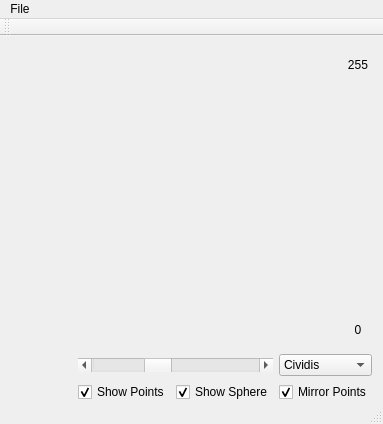
<?xml version="1.0" encoding="UTF-8"?>
<ui version="4.0">
 <class>MainWindow</class>
 <widget class="QMainWindow" name="MainWindow">
  <property name="geometry">
   <rect>
    <x>0</x>
    <y>0</y>
    <width>383</width>
    <height>424</height>
   </rect>
  </property>
  <property name="windowTitle">
   <string>3D Sphere Histogram</string>
  </property>
  <widget class="QWidget" name="centralWidget">
   <property name="sizePolicy">
    <sizepolicy hsizetype="Preferred" vsizetype="Preferred">
     <horstretch>0</horstretch>
     <verstretch>0</verstretch>
    </sizepolicy>
   </property>
   <layout class="QGridLayout" name="gridLayout">
    <property name="bottomMargin">
     <number>0</number>
    </property>
    <item row="1" column="3">
     <widget class="QComboBox" name="comboBox">
      <property name="currentText">
       <string>Viridis</string>
      </property>
      <item>
       <property name="text">
        <string>Cividis</string>
       </property>
      </item>
      <item>
       <property name="text">
        <string>Inferno</string>
       </property>
      </item>
      <item>
       <property name="text">
        <string>Magma</string>
       </property>
      </item>
      <item>
       <property name="text">
        <string>Plasma</string>
       </property>
      </item>
      <item>
       <property name="text">
        <string>Turbo</string>
       </property>
      </item>
      <item>
       <property name="text">
        <string>Viridis</string>
       </property>
      </item>
     </widget>
    </item>
    <item row="1" column="1" colspan="2">
     <widget class="QScrollBar" name="horizontalScrollBar">
      <property name="maximum">
       <number>8</number>
      </property>
      <property name="pageStep">
       <number>1</number>
      </property>
      <property name="value">
       <number>3</number>
      </property>
      <property name="orientation">
       <enum>Qt::Horizontal</enum>
      </property>
     </widget>
    </item>
    <item row="7" column="1">
     <widget class="QCheckBox" name="checkBoxShowPoints">
      <property name="text">
       <string>Show Points</string>
      </property>
      <property name="checked">
       <bool>true</bool>
      </property>
     </widget>
    </item>
    <item row="7" column="2">
     <widget class="QCheckBox" name="checkBoxShowSphere">
      <property name="text">
       <string>Show Sphere</string>
      </property>
      <property name="checked">
       <bool>true</bool>
      </property>
     </widget>
    </item>
    <item row="7" column="3">
     <widget class="QCheckBox" name="checkBoxMirrorPoints">
      <property name="text">
       <string>Mirror Points</string>
      </property>
      <property name="checked">
       <bool>true</bool>
      </property>
     </widget>
    </item>
    <item row="0" column="0" colspan="4">
     <layout class="QHBoxLayout" name="horizontalLayout" stretch="11,1">
      <property name="spacing">
       <number>12</number>
      </property>
      <item>
       <widget class="SphereWidget" name="sphereWidget" native="true">
        <property name="sizePolicy">
         <sizepolicy hsizetype="Preferred" vsizetype="Preferred">
          <horstretch>7</horstretch>
          <verstretch>0</verstretch>
         </sizepolicy>
        </property>
        <property name="minimumSize">
         <size>
          <width>0</width>
          <height>0</height>
         </size>
        </property>
       </widget>
      </item>
      <item>
       <layout class="QVBoxLayout" name="verticalLayout">
        <property name="spacing">
         <number>8</number>
        </property>
        <property name="sizeConstraint">
         <enum>QLayout::SetMinimumSize</enum>
        </property>
        <property name="leftMargin">
         <number>1</number>
        </property>
        <item>
         <widget class="QLabel" name="labelMaxPointsPerTriangle">
          <property name="sizePolicy">
           <sizepolicy hsizetype="Minimum" vsizetype="Ignored">
            <horstretch>0</horstretch>
            <verstretch>1</verstretch>
           </sizepolicy>
          </property>
          <property name="text">
           <string>255</string>
          </property>
          <property name="alignment">
           <set>Qt::AlignCenter</set>
          </property>
         </widget>
        </item>
        <item>
         <widget class="ColorBarWidget" name="colorBarWidget" native="true">
          <property name="sizePolicy">
           <sizepolicy hsizetype="Fixed" vsizetype="Preferred">
            <horstretch>0</horstretch>
            <verstretch>6</verstretch>
           </sizepolicy>
          </property>
          <property name="minimumSize">
           <size>
            <width>26</width>
            <height>0</height>
           </size>
          </property>
         </widget>
        </item>
        <item>
         <widget class="QLabel" name="labelMinPointsPerTriangle">
          <property name="sizePolicy">
           <sizepolicy hsizetype="Preferred" vsizetype="Preferred">
            <horstretch>0</horstretch>
            <verstretch>1</verstretch>
           </sizepolicy>
          </property>
          <property name="text">
           <string>0</string>
          </property>
          <property name="alignment">
           <set>Qt::AlignCenter</set>
          </property>
         </widget>
        </item>
       </layout>
      </item>
     </layout>
    </item>
   </layout>
  </widget>
  <widget class="QToolBar" name="mainToolBar">
   <attribute name="toolBarArea">
    <enum>TopToolBarArea</enum>
   </attribute>
   <attribute name="toolBarBreak">
    <bool>false</bool>
   </attribute>
  </widget>
  <widget class="QStatusBar" name="statusBar"/>
  <widget class="QMenuBar" name="menuBar">
   <property name="geometry">
    <rect>
     <x>0</x>
     <y>0</y>
     <width>383</width>
     <height>22</height>
    </rect>
   </property>
   <widget class="QMenu" name="menuFile">
    <property name="title">
     <string>File</string>
    </property>
    <addaction name="actionOpen"/>
    <addaction name="separator"/>
    <addaction name="actionExit"/>
   </widget>
   <addaction name="menuFile"/>
  </widget>
  <action name="actionOpen">
   <property name="text">
    <string>Open</string>
   </property>
  </action>
  <action name="actionExit">
   <property name="text">
    <string>Exit</string>
   </property>
  </action>
  <action name="actionViridis">
   <property name="text">
    <string>Viridis</string>
   </property>
  </action>
  <action name="actionMagma">
   <property name="text">
    <string>Magma</string>
   </property>
  </action>
  <action name="actionInferno">
   <property name="text">
    <string>Inferno</string>
   </property>
  </action>
  <action name="actionPlasma">
   <property name="text">
    <string>Plasma</string>
   </property>
  </action>
  <action name="actionCividis">
   <property name="text">
    <string>Cividis</string>
   </property>
  </action>
  <action name="actionTurbo">
   <property name="text">
    <string>Turbo</string>
   </property>
  </action>
 </widget>
 <layoutdefault spacing="6" margin="11"/>
 <customwidgets>
  <customwidget>
   <class>SphereWidget</class>
   <extends>QWidget</extends>
   <header>spherewidget.h</header>
   <container>1</container>
  </customwidget>
  <customwidget>
   <class>ColorBarWidget</class>
   <extends>QWidget</extends>
   <header>colorbarwidget.h</header>
   <container>1</container>
  </customwidget>
 </customwidgets>
 <resources/>
 <connections/>
</ui>
